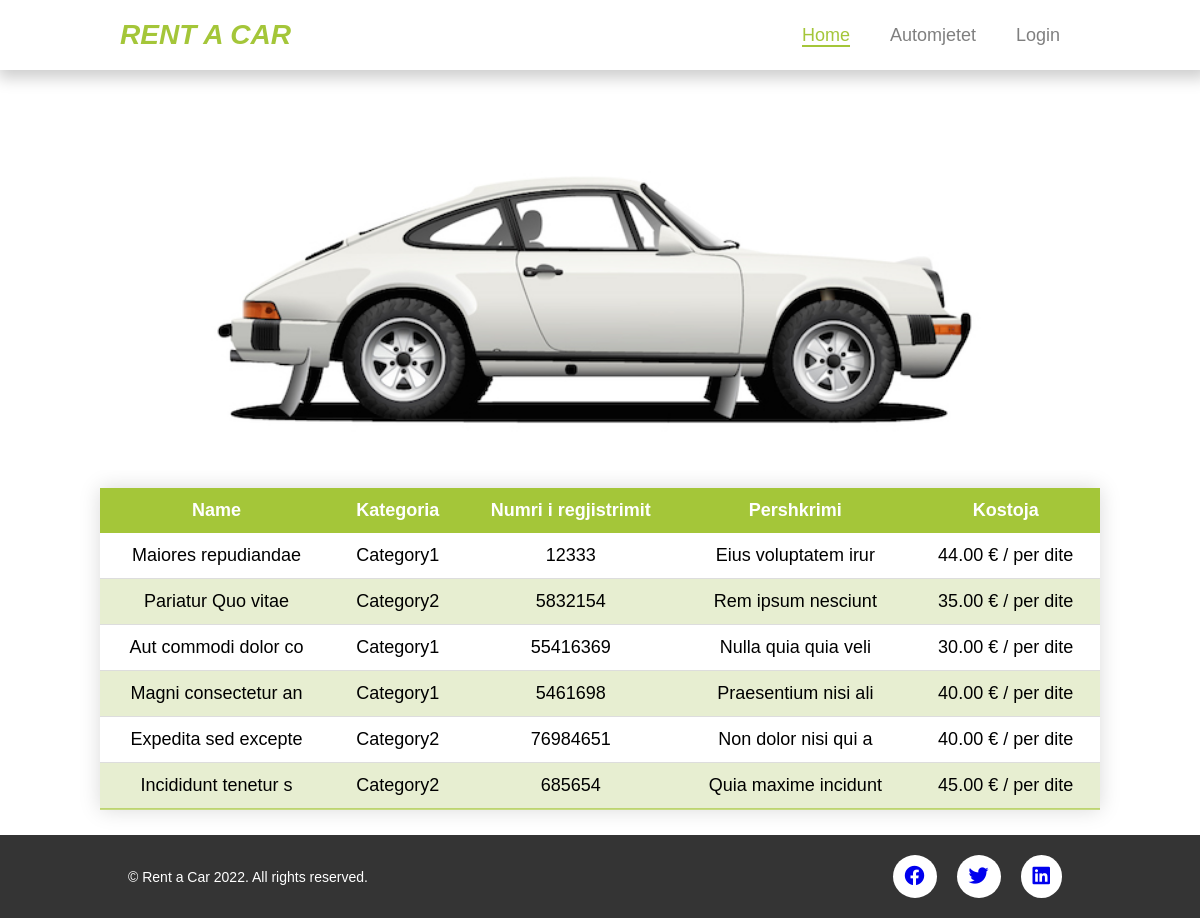
/automjetet.php, run on the app's committed database.
### tables this page shows
CREATE TABLE `automjetet` (
  `automjetiid` int(11) NOT NULL,
  `kategoriaid` int(11) NOT NULL,
  `emri` varchar(50) NOT NULL,
  `nr_regjistrimi` varchar(50) DEFAULT NULL,
  `pershkrimi` text NOT NULL,
  `kostoja` decimal(5,2) DEFAULT NULL
);

CREATE TABLE `kategorite` (
  `kategoriaid` int(11) NOT NULL,
  `emri` varchar(50) NOT NULL,
  `pershkrimi` text
);

### includes/sqlFunctions.php (called while the page is built, shortened)
<?php
function connection()
{
    $dbcon = mysqli_connect('localhost', 'root', '', 'rent-a-car');
    return $dbcon;
}
function merrAutomjetet(){
    $dbcon = connection();
    $sql = "SELECT a.*, k.emri as kategoria FROM automjetet a INNER JOIN kategorite k ON a.kategoriaid = k.kategoriaid";
    $result = mysqli_query($dbcon, $sql);
    return $result;
}

### automjetet.php (the view, shortened to what this page needs)
<?php
include_once 'includes/header.php';
include_once 'includes/sqlFunctions.php';
?>
<section class="list-entity container">
    <div class="image">
        <img src="img/car7.jpg" alt="">
    </div>
    <table class="styled-table">
        <thead>
        <tr>
            <th>Name</th>
            <th>Kategoria</th>
            <th>Numri i regjistrimit</th>
            <th>Pershkrimi</th>
            <th>Kostoja</th>
        </tr>
        </thead>
        <tbody>
        <?php
        $automjetet = merrAutomjetet();
        while ($automjeti = mysqli_fetch_assoc($automjetet)) :
            ?>
            <tr>
                <td><?php echo $automjeti['emri']; ?></td>
                <td><?php echo $automjeti['kategoria']; ?></td>
                <td><?php echo $automjeti['nr_regjistrimi']; ?></td>
                <td><?php echo $automjeti['pershkrimi']; ?></td>
                <td><?php echo $automjeti['kostoja']; ?> &euro; / per dite</td>
            </tr>
        <?php endwhile; ?>
        </tbody>
    </table>
</section>
<?php include_once 'includes/footer.php' ?>

### style.css (style rules this page uses)
* { margin: 0; padding: 0; }
html, body { font-size: 15px; font-family: sans-serif; margin: 0; padding: 0; }
.container { width: 80%; margin: 0 auto; }
.list-entity, .section-shto-modifiko { margin-top: 50px!important; margin: 10px auto; display: flex; flex-direction: column; justify-content: center; align-items: center; }
.image img { width: 1000px; height: 350px; object-fit: cover; }
.image { position: relative; z-index: 5; }
.styled-table { border-collapse: collapse; margin: 15px 0; font-size: 18px; font-family: sans-serif; min-width: 1000px; width: 100%; box-shadow: 0 0 20px rgba(0, 0, 0, 0.15); }
.styled-table thead tr { background-color: #a4c639; color: #ffffff; text-align: center; }
.styled-table th, .styled-table td { padding: 12px 15px; text-align: center!important; }
.styled-table tbody tr { border-bottom: 1px solid #dddddd; }
.styled-table tbody tr:nth-of-type(even) { background-color: #9eb9473f; }
.styled-table tbody tr:last-of-type { border-bottom: 2px solid #a5c639a2; }
.kategorite .styled-table th, .styled-table td { text-align: left; }

### data on the page
automjetet: emri "Maiores repudiandae", kategoriaid.emri "Category1", nr_regjistrimi "12333", pershkrimi "Eius voluptatem irur", kostoja "44.00"
automjetet: emri "Pariatur Quo vitae", kategoriaid.emri "Category2", nr_regjistrimi "5832154", pershkrimi "Rem ipsum nesciunt", kostoja "35.00"
automjetet: emri "Aut commodi dolor co", kategoriaid.emri "Category1", nr_regjistrimi "55416369", pershkrimi "Nulla quia quia veli", kostoja "30.00"
automjetet: emri "Magni consectetur an", kategoriaid.emri "Category1", nr_regjistrimi "5461698", pershkrimi "Praesentium nisi ali", kostoja "40.00"
automjetet: emri "Expedita sed excepte", kategoriaid.emri "Category2", nr_regjistrimi "76984651", pershkrimi "Non dolor nisi qui a", kostoja "40.00"
automjetet: emri "Incididunt tenetur s", kategoriaid.emri "Category2", nr_regjistrimi "685654", pershkrimi "Quia maxime incidunt", kostoja "45.00"
